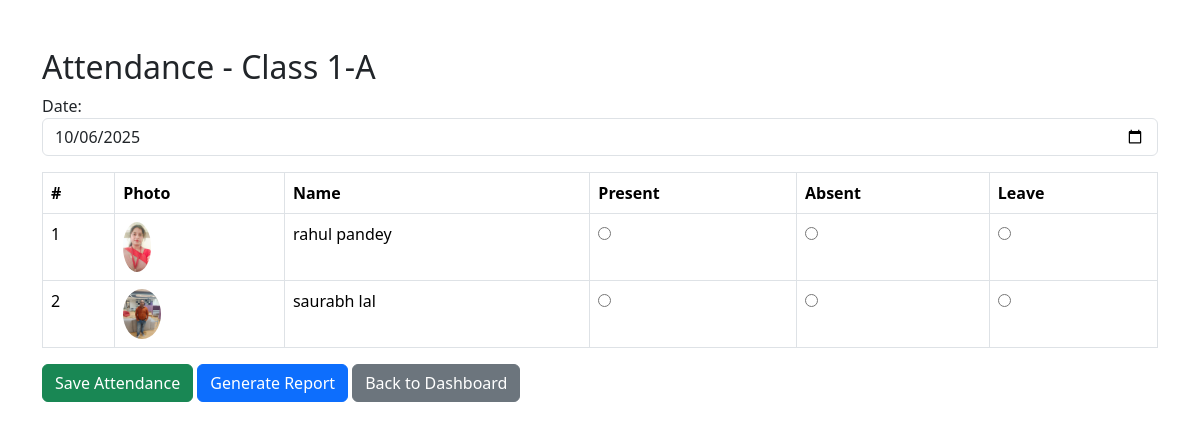
/teacher/attendance.php?class=1-A (signed in), run on the app's committed database.
### tables this page shows
CREATE TABLE `students` (
  `id` varchar(20) NOT NULL,
  `admission_no` varchar(50) DEFAULT NULL,
  `first_name` varchar(100) NOT NULL,
  `last_name` varchar(100) DEFAULT NULL,
  `dob` date DEFAULT NULL,
  `gender` enum('male','female','other') DEFAULT NULL,
  `class_name` varchar(20) DEFAULT NULL,
  `classroom_id` varchar(20) DEFAULT NULL,
  `section` varchar(10) DEFAULT NULL,
  `guardian_name` varchar(150) DEFAULT NULL,
  `guardian_phone` varchar(30) DEFAULT NULL,
  `address` text DEFAULT NULL,
  `photo` varchar(255) DEFAULT NULL,
  `created_at` timestamp NOT NULL DEFAULT current_timestamp()
);

### teacher/attendance.php (the view, shortened to what this page needs)
<?php
require_once("../common/config.php");
$classroom_id = $_GET['class'] ?? '';
$stmt = $conn->prepare("SELECT id, first_name, last_name, photo FROM students WHERE classroom_id=? ORDER BY first_name");
$stmt->bind_param("s", $classroom_id);
$stmt->execute();
$result = $stmt->get_result();
$students = $result->fetch_all(MYSQLI_ASSOC);
?>
<!DOCTYPE html>
<html lang="en">
<head>
<link href="https://cdn.jsdelivr.net/npm/bootstrap@5.3.2/dist/css/bootstrap.min.css" rel="stylesheet">
</head>
<body>
<div class="container my-5">
<h2>Attendance - Class <?= htmlspecialchars($classroom_id) ?></h2>
<form method="POST">
<div class="mb-3">
<label>Date:</label>
<input type="date" name="date" value="<?= date('Y-m-d') ?>" class="form-control" required>
</div>
<table class="table table-bordered">
<thead>
<tr>
<th>#</th>
<th>Photo</th>
<th>Name</th>
<th>Present</th>
<th>Absent</th>
<th>Leave</th>
</tr>
</thead>
<tbody>
<?php foreach ($students as $i => $s): ?>
<tr>
<td><?= $i+1 ?></td>
<td>
<?php if($s['photo'] && file_exists("../images/students/".$s['photo'])): ?>
<img src="../images/students/<?= htmlspecialchars($s['photo']) ?>" class="img-thumb" alt="Photo">
<?php else: ?>
<img src="../images/no-image.png" class="img-thumb" alt="No Photo">
<?php endif; ?>
</td>
<td><?= htmlspecialchars($s['first_name'].' '.$s['last_name']) ?></td>
<td><input type="radio" name="attendance[<?= $s['id'] ?>]" value="present" required></td>
<td><input type="radio" name="attendance[<?= $s['id'] ?>]" value="absent"></td>
<td><input type="radio" name="attendance[<?= $s['id'] ?>]" value="leave"></td>
</tr>
<?php endforeach; ?>
</tbody>
</table>
<button class="btn btn-success">Save Attendance</button>
<a href="generate_report.php?class=<?= urlencode($classroom_id) ?>" class="btn btn-primary">Generate Report</a>
<a href="dashboard.php" class="btn btn-secondary">Back to Dashboard</a>
</form>
</div>
</body>
</html>

### teacher/attendance.php (style rules this page uses)
.img-thumb { max-height: 50px; border-radius: 50%; }

### data on the page
students: photo (picture), first_name+last_name "rahul pandey"
students: photo (picture), first_name+last_name "saurabh lal"

### other printed values
$classroom_id "1-A"
